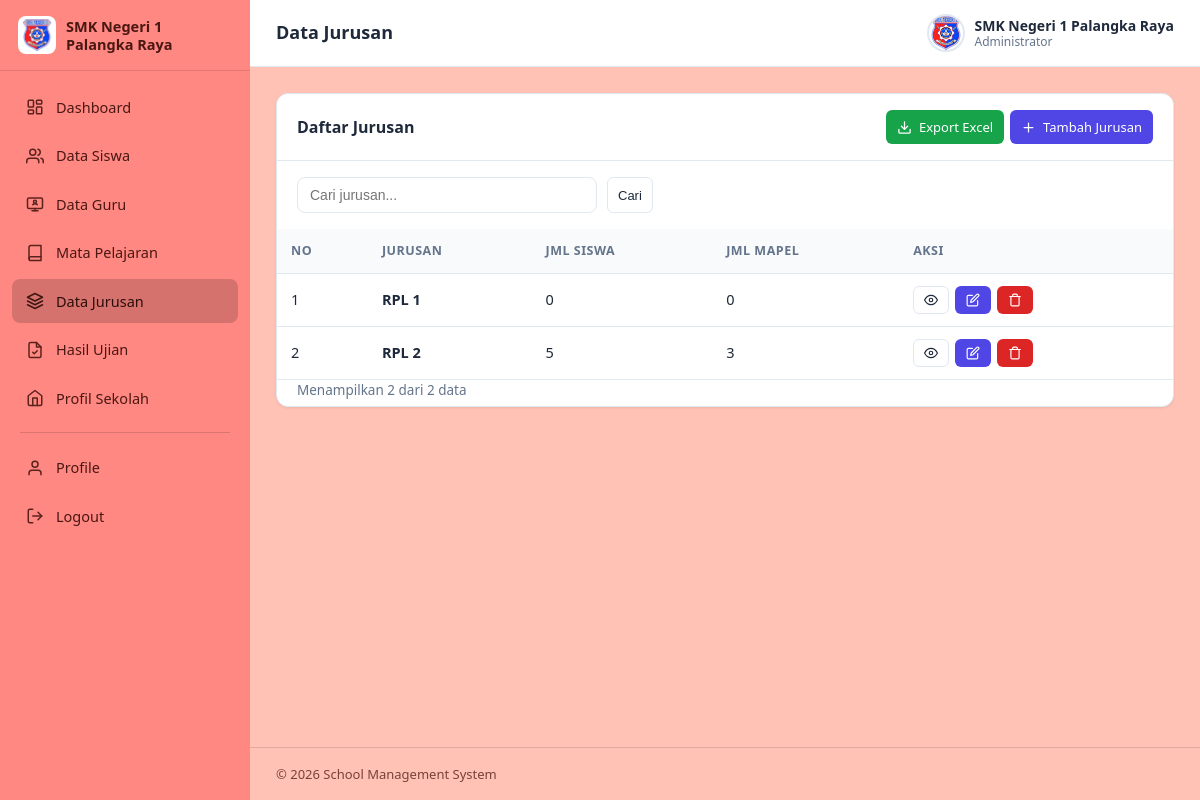
The page /web_sekolah/pages/jurusan/index.php (signed in) on the database its author committed.
### tables this page shows
CREATE TABLE `tbl_jurusan` (
  `id` int(11) NOT NULL AUTO_INCREMENT,
  `jurusan` varchar(50) NOT NULL,
  PRIMARY KEY (`id`),
  UNIQUE KEY `jurusan` (`jurusan`)
);

### web_sekolah/includes/functions.php (called while the page is built, shortened)
<?php
function e(?string $s): string
{
    return htmlspecialchars((string)$s, ENT_QUOTES, 'UTF-8');
}
function paginate(string $countSql, array $params, int $perPage = 10): array
{
    $page  = max(1, (int)($_GET['page'] ?? 1));
    $stmt  = db()->prepare($countSql);
    $stmt->execute($params);
    $total = (int)$stmt->fetchColumn();
    $pages = max(1, (int)ceil($total / $perPage));
    $page  = min($page, $pages);
    return [$total, ($page - 1) * $perPage, $pages, $page];
}

### web_sekolah/config/database.php (called while the page is built, shortened)
<?php
function db(): PDO
{
    static $pdo = null;
    if ($pdo === null) {
        $dsn = 'mysql:host=' . DB_HOST . ';dbname=' . DB_NAME . ';charset=' . DB_CHARSET;
        $options = [
            PDO::ATTR_ERRMODE            => PDO::ERRMODE_EXCEPTION,
            PDO::ATTR_DEFAULT_FETCH_MODE => PDO::FETCH_ASSOC,
            PDO::ATTR_EMULATE_PREPARES   => false,
        ];
        try {
            $pdo = new PDO($dsn, DB_USER, DB_PASS, $options);
        } catch (PDOException $e) {
            http_response_code(500);
            exit('Koneksi database gagal: ' . htmlspecialchars($e->getMessage()));
        }
    }
    return $pdo;
}

### web_sekolah/pages/jurusan/index.php (the view, shortened to what this page needs)
<?php
require_once __DIR__ . '/../../includes/functions.php';
$pdo = db();
$perPage = 10;
$q = trim($_GET['q'] ?? '');
$where  = $q !== '' ? ' WHERE j.jurusan LIKE ?' : '';
$params = $q !== '' ? ["%$q%"] : [];
[$total, $offset, $pages, $page] = paginate("SELECT COUNT(*) FROM tbl_jurusan j$where", $params, $perPage);
$stmt = $pdo->prepare(
    "SELECT j.id, j.jurusan,
            (SELECT COUNT(*) FROM tbl_siswa s WHERE s.jurusan = j.jurusan)     AS jml_siswa,
            (SELECT COUNT(*) FROM tbl_pelajaran p WHERE p.jurusan = j.jurusan) AS jml_mapel
     FROM tbl_jurusan j
     $where ORDER BY j.jurusan LIMIT $perPage OFFSET $offset"
);
$stmt->execute($params);
$rows = $stmt->fetchAll();
$exportQuery = http_build_query(array_filter(['q' => $q]));
include __DIR__ . '/../../includes/header.php';
?>
<div class="card">
    <div class="card-header">
        <span class="card-title">Daftar Jurusan</span>
        <div class="btn-group">
            <a class="btn btn-success btn-sm" href="export.php?<?= e($exportQuery) ?>">
                <svg viewBox="0 0 24 24" width="15" height="15" fill="none" stroke="currentColor" stroke-width="2" stroke-linecap="round" stroke-linejoin="round"><path d="M21 15v4a2 2 0 0 1-2 2H5a2 2 0 0 1-2-2v-4"/><path d="M7 10l5 5 5-5"/><path d="M12 15V3"/></svg>
                Export Excel
            </a>
            <a class="btn btn-primary btn-sm" href="form.php">
                <svg viewBox="0 0 24 24" width="15" height="15" fill="none" stroke="currentColor" stroke-width="2" stroke-linecap="round"><path d="M12 5v14M5 12h14"/></svg>
                Tambah Jurusan
            </a>
        </div>
    </div>
    <div class="toolbar">
        <form method="get">
            <input type="search" name="q" placeholder="Cari jurusan..." value="<?= e($q) ?>">
            <button type="submit" class="btn btn-secondary btn-sm">Cari</button>
        </form>
    </div>
    <div class="table-wrap">
        <table class="data-table">
            <thead>
                <tr>
                    <th>No</th>
                    <th>Jurusan</th>
                    <th>Jml Siswa</th>
                    <th>Jml Mapel</th>
                    <th>Aksi</th>
                </tr>
            </thead>
            <tbody>
            <?php foreach ($rows as $i => $r): ?>
                <tr>
                    <td><?= $offset + $i + 1 ?></td>
                    <td><strong><?= e($r['jurusan']) ?></strong></td>
                    <td><?= (int)$r['jml_siswa'] ?></td>
                    <td><?= (int)$r['jml_mapel'] ?></td>
                    <td class="nowrap">
                        <div class="btn-group">
                            <a class="btn btn-secondary btn-sm" href="detail.php?j=<?= urlencode($r['jurusan']) ?>" title="Kelola Isi">
                                <svg viewBox="0 0 24 24" width="14" height="14" fill="none" stroke="currentColor" stroke-width="2" stroke-linecap="round" stroke-linejoin="round"><path d="M1 12s4-8 11-8 11 8 11 8-4 8-11 8-11-8-11-8z"/><circle cx="12" cy="12" r="3"/></svg>
                            </a>
                            <a class="btn btn-primary btn-sm" href="form.php?j=<?= urlencode($r['jurusan']) ?>" title="Rename">
                                <svg viewBox="0 0 24 24" width="14" height="14" fill="none" stroke="currentColor" stroke-width="2" stroke-linecap="round" stroke-linejoin="round"><path d="M11 4H4a2 2 0 0 0-2 2v14a2 2 0 0 0 2 2h14a2 2 0 0 0 2-2v-7"/><path d="M18.5 2.5a2.12 2.12 0 0 1 3 3L12 15l-4 1 1-4 9.5-9.5z"/></svg>
                            </a>
                            <a class="btn btn-danger btn-sm" href="delete.php?j=<?= urlencode($r['jurusan']) ?>" title="Hapus">
                                <svg viewBox="0 0 24 24" width="14" height="14" fill="none" stroke="currentColor" stroke-width="2" stroke-linecap="round" stroke-linejoin="round"><path d="M3 6h18"/><path d="M19 6v14a2 2 0 0 1-2 2H7a2 2 0 0 1-2-2V6"/><path d="M8 6V4a2 2 0 0 1 2-2h4a2 2 0 0 1 2 2v2"/></svg>
                            </a>
                        </div>
                    </td>
                </tr>
            <?php endforeach; ?>
            </tbody>
        </table>
    </div>
    <div class="table-footer">
        <span>Menampilkan <?= count($rows) ?> dari <?= $total ?> data</span>
    </div>
</div>
<?php include __DIR__ . '/../../includes/footer.php'; ?>

### web_sekolah/assets/css/style.css (style rules this page uses)
:root { --primary: #4f46e5; --primary-dark: #4338ca; --primary-light: #eef2ff; --success: #16a34a; --success-light: #dcfce7; --danger: #dc2626; --danger-light: #fee2e2; --warning: #d97706; --warning-light: #fef3c7; --info: #0284c7; --info-light: #e0f2fe; --sidebar-bg: #ff8882; --sidebar-hover: rgba(0,0,0,.08); --sidebar-active: rgba(0,0,0,.16); --sidebar-text: #4a1712; --text: #1e293b; --text-muted: #64748b; --border: #e2e8f0; --bg: #ffc2b4; --card: #ffffff; --radius: 12px; --shadow: 0 1px 3px rgba(15, 23, 42, .08); --shadow-lg: 0 10px 25px rgba(15, 23, 42, .12); --sidebar-w: 250px; }
* { margin: 0; padding: 0; box-sizing: border-box; }
body { font-family: "Segoe UI", system-ui, -apple-system, Roboto, "Helvetica Neue", Arial, sans-serif; background: var(--bg); color: var(--text); font-size: 14.5px; line-height: 1.55; }
a { color: var(--primary); text-decoration: none; }
.card { background: var(--card); border: 1px solid var(--border); border-radius: var(--radius); box-shadow: var(--shadow); margin-bottom: 24px; }
.card-header { display: flex; align-items: center; justify-content: space-between; flex-wrap: wrap; gap: 10px; padding: 16px 20px; border-bottom: 1px solid var(--border); }
.card-title { font-size: 16px; font-weight: 600; }
.table-wrap { overflow-x: auto; }
table.data-table { width: 100%; border-collapse: collapse; }
.data-table th, .data-table td { padding: 12px 14px; text-align: left; border-bottom: 1px solid var(--border); white-space: nowrap; }
.data-table th { background: #f8fafc; font-size: 12.5px; text-transform: uppercase; letter-spacing: .04em; color: var(--text-muted); font-weight: 600; }
.btn { display: inline-flex; align-items: center; gap: 7px; padding: 9px 16px; border: 1px solid transparent; border-radius: 8px; font-size: 14px; font-weight: 500; cursor: pointer; transition: background .15s, border .15s; white-space: nowrap; }
.btn-primary { background: var(--primary); color: #fff; }
.btn-success { background: var(--success); color: #fff; }
.btn-danger { background: var(--danger); color: #fff; }
.btn-secondary { background: #fff; color: var(--text); border-color: var(--border); }
.btn-sm { padding: 6px 10px; font-size: 13px; border-radius: 6px; }
.btn-group { display: inline-flex; gap: 6px; }
.toolbar { display: flex; flex-wrap: wrap; align-items: center; gap: 10px; padding: 16px 20px; }
.toolbar form { display: flex; flex-wrap: wrap; gap: 10px; flex: 1; }
.toolbar input[type="search"], .toolbar select { padding: 9px 12px; border: 1px solid var(--border); border-radius: 8px; font-size: 14px; background: #fff; }
.toolbar input[type="search"] { min-width: 220px; flex: 0 1 300px; }
.table-footer { display: flex; justify-content: space-between; align-items: center; flex-wrap: wrap; gap: 10px; padding: 0 20px 6px; color: var(--text-muted); font-size: 13.5px; }
.nowrap { white-space: nowrap; }

### rows shown on the page
tbl_jurusan: i "1", jurusan "RPL 1", jml_siswa "0", jml_mapel "0"
tbl_jurusan: i "2", jurusan "RPL 2", jml_siswa "5", jml_mapel "3"

### other values the page prints
$page_title "Data Jurusan"
$_tbUser['nama'] "SMK Negeri 1 Palangka Raya"
$_tbUser['jabatan'] "Administrator"
count($rows) "2"
$total "2"
APP_NAME "School Management System"
